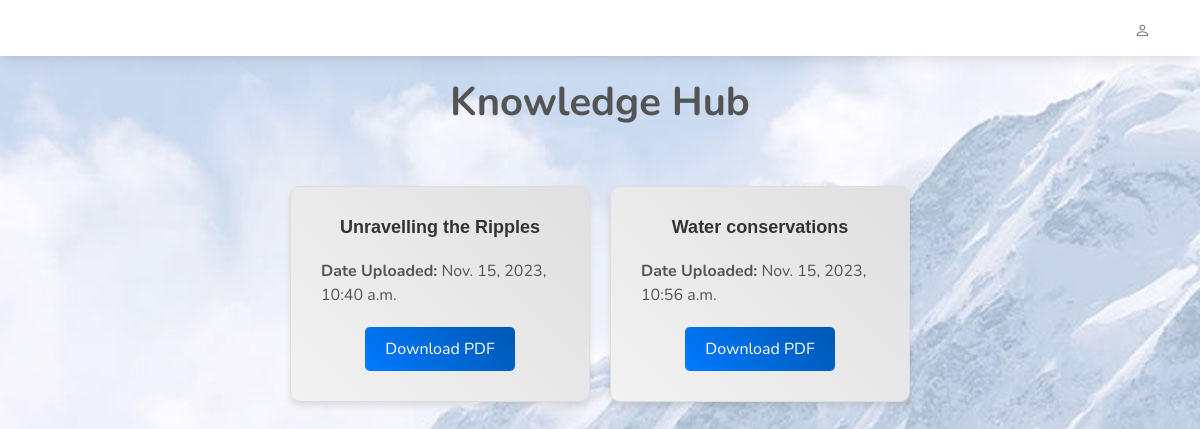
Screenshot of /view_uploaded_files/ with the database file from the repository.
### watersystemapp/models.py (models this page shows, shortened)
class UploadedFile(models.Model):
    file_id = models.AutoField(primary_key=True)
    description = models.TextField()
    pdf_file = models.FileField(upload_to='uploads/pdf/')
    upload_date = models.DateTimeField(auto_now_add=True)

### watersystemapp/views.py (the view)
# urls.py: path('view_uploaded_files/', views.view_uploaded_files, name='view_uploaded_files'),
def view_uploaded_files(request):
    uploaded_files = UploadedFile.objects.all()
    return render(request, 'view_uploaded_files.html', {'uploaded_files': uploaded_files})

### templates/view_uploaded_files.html (shortened to what this page needs)
{% load static %}
<!doctype html>
     <html lang="en">
     <head>
         <link rel="stylesheet" href="{% static 'assets/css/bootstrap.min.css' %}">
         <link rel="stylesheet" href="https://cdn.jsdelivr.net/npm/bootstrap-icons@1.9.1/font/bootstrap-icons.css">
         <link rel="stylesheet" href="{% static 'assets/plugins/testimonial/css/owl.carousel.min.css' %}">
         <link rel="stylesheet" href="{% static 'assets/plugins/testimonial/css/owl.theme.min.css' %}">
         <link rel="stylesheet" type="text/css" href="{% static 'assets/css/style.css' %}" />
         <link rel="stylesheet" href="{% static 'assets//css/animate.min.css' %}">
         <body class="img js-fullheight" style="background-image: url('{% static 'assets/images/slider/s2.jpg'%}');">
        </head>
     <body class="bg-white">
       <header>
             <div id="menu-jk" class="nav-part shadow-md bg-white navcol">
                 <div class="container-lg">
                     <div class="row  p-2">
                         <div class="col-lg-3 p-2">
                         </div>
                         <div id="menu" class="col-lg-9 d-none pt-1 d-lg-block">
                             <ul class="fw-bold nacul fs-7">
                                 <li class="float-end pt-2">
                                    <i class="bi bi-person"></i>
                                 </li>
                             </ul>
                         </div>
                     </div>
                 </div>
             </div>
         </header><br><br>
<body>
               <div class="section-title row">
                <h2 class="fs-1 fw-bold">Knowledge Hub</h2>
            </div>
    <div class="container-row">
        {% for uploaded_file in uploaded_files %}
        <div class="file-container">
            <h2 class="file-details file-description">
                {{ uploaded_file.description }}
            </h2>
            <div class="file-details date-uploaded">
                <strong>Date Uploaded:</strong> {{ uploaded_file.upload_date }}
            </div>
            <div class="file-details">
                <a class="download-link" href="{{ uploaded_file.pdf_file.url }}" download>Download PDF</a>
            </div>
        </div>
        {% endfor %}
    </div>
</body>
</html>

### static/assets/css/style.css (style rules this page uses)
* { margin: 0px; padding: 0px; list-style: none; }
a { text-decoration: none; outline: none; color: #444; }
ul { margin-bottom: 0; padding-left: 0; }
html, body { height: 100%; font-family: "Nunito", sans-serif; }
::placeholder { color: #747f8a !important; font-size: 13px; opacity: 0.5 !important; }
h1, h2, h3, h4, h5, h6 { color: #545454; }
body { background-color: #f5f8fc !important; -webkit-font-smoothing: antialiased; -moz-osx-font-smoothing: grayscale; text-rendering: optimizeLegibility; color: #6A6A6A; overflow-x: hidden; }
.section-title { padding: 30px; margin: 0px; margin-bottom: 20px; }
.section-title h2 { width: 100%; text-align: center; font-weight: 600; margin-bottom: 0px; }
.fw-bold { font-weight: 700 !important; }
.shadow-md { box-shadow: 0 10px 15px -3px rgba(0, 0, 0, 0.07), 0 4px 6px -2px rgba(0, 0, 0, 0.05); }
.fs-7 { font-size: 0.95rem; }
header { z-index: 999; position: absolute; width: 100%; }

### templates/view_uploaded_files.html (style rules this page uses)
.container-row { display: flex; flex-wrap: wrap; justify-content: center; }
.file-container { border: 1px solid #ddd; margin: 10px; padding: 20px; border-radius: 10px; background: linear-gradient(45deg, #f2f2f2, #e0e0e0); transition: transform 0.2s, box-shadow 0.2s; width: 300px; box-shadow: 0 4px 6px rgba(0, 0, 0, 0.1); display: flex; flex-direction: column; align-items: center; }
.file-details { margin-bottom: 10px; }
.file-description { font-weight: bold; color: #333; font-family: 'Arial', sans-serif; font-size: 18px; }
.date-uploaded { color: #555; }
.download-link { text-decoration: none; background: linear-gradient(45deg, #007BFF, #0056b3); color: #fff; padding: 10px 20px; border-radius: 5px; display: inline-block; transition: background 0.3s; }
h2 { font-size: 24px; }
.file-details { margin: 10px; }

### rows the page displays
UploadedFile: description "Unravelling the Ripples", upload_date "Nov. 15, 2023, 10:40 a.m."
UploadedFile: description "Water conservations", upload_date "Nov. 15, 2023, 10:56 a.m."
